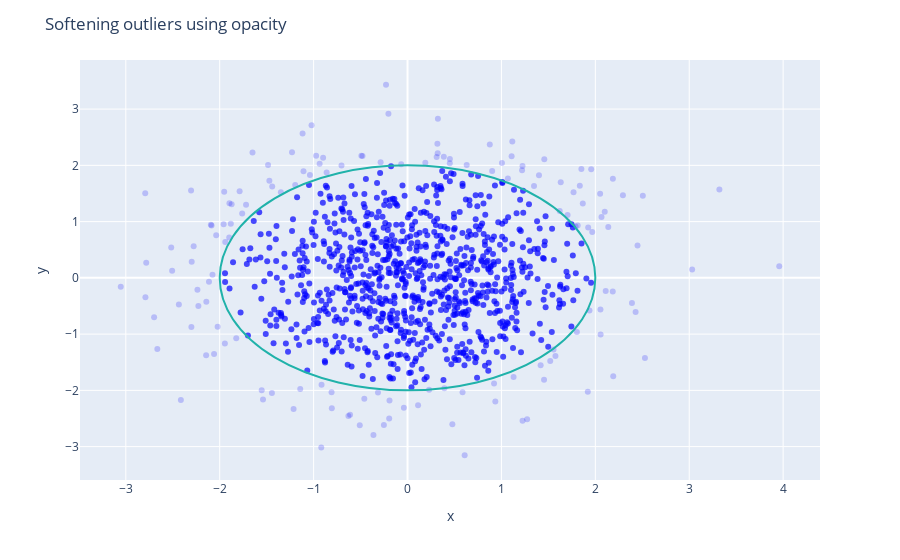

Notebook code cell kept with this figure:
### Code cell
# Plot a random sample of 1000 normal distributed points as a 2D scatter plot.
import numpy as np
np.random.seed(1)
N = 1000
random_x = np.random.randn(N)
random_y = np.random.randn(N)
dist_origin = np.sqrt(random_x ** 2 + random_y ** 2)

# Let the colour be blue and the opacity 0.7 for points closer than 2 from the origin. Use opacity = 0.2 for all other points.
fig = px.scatter(x=random_x[dist_origin > 2], y=random_y[dist_origin > 2], opacity=0.2, color_discrete_sequence=['blue'])
fig.add_trace(go.Scatter(x=random_x[dist_origin <= 2], y=random_y[dist_origin <= 2], mode="markers", marker=dict(color="blue", opacity=0.7), showlegend=False))
# Add a circle with radius 2 around the origin
fig.add_shape(type="circle", xref="x", yref="y", x0=-2, y0=-2, x1=2, y1=2, line_color="LightSeaGreen")
fig.update_layout(title="Softening outliers using opacity")
fig.show()

### Figure 1 — Plotly figure (JSON) as saved in the notebook; plotly's stock layout.template omitted (floating-point values rounded to 4 significant figures; data arrays with more than 128 entries replaced by an {"elided": "..."} marker saying what was removed)
{"data": [{"hovertemplate": "x=%{x}<br>y=%{y}<extra></extra>", "legendgroup": "", "marker": {"color": "blue", "opacity": 0.2, "symbol": "circle"}, "mode": "markers", "name": "", "orientation": "v", "showlegend": false, "type": "scatter", "x": {"elided": "148 float values"}, "xaxis": "x", "y": {"elided": "148 float values"}, "yaxis": "y"}, {"marker": {"color": "blue", "opacity": 0.7}, "mode": "markers", "showlegend": false, "type": "scatter", "x": {"elided": "852 float values"}, "y": {"elided": "852 float values"}}], "layout": {"legend": {"tracegroupgap": 0}, "margin": {"t": 60}, "shapes": [{"line": {"color": "LightSeaGreen"}, "type": "circle", "x0": -2, "x1": 2, "xref": "x", "y0": -2, "y1": 2, "yref": "y"}], "title": {"text": "Softening outliers using opacity"}, "xaxis": {"anchor": "y", "domain": [0, 1], "title": {"text": "x"}}, "yaxis": {"anchor": "x", "domain": [0, 1], "title": {"text": "y"}}}}
